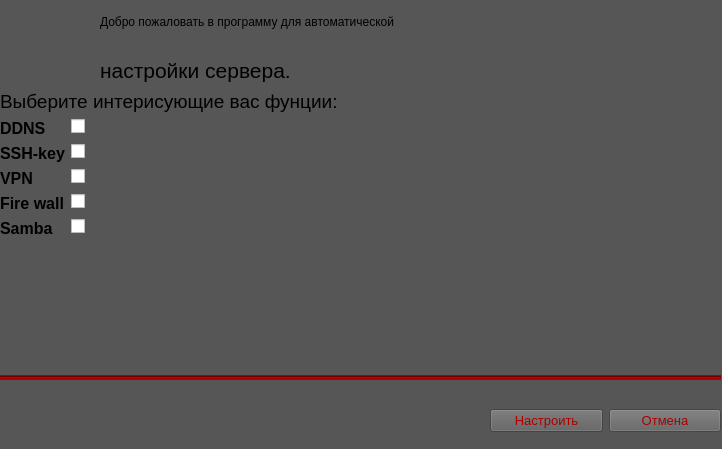
<?xml version="1.0" encoding="UTF-8"?>
<ui version="4.0">
 <class>MainWindow</class>
 <widget class="QMainWindow" name="MainWindow">
  <property name="geometry">
   <rect>
    <x>0</x>
    <y>0</y>
    <width>722</width>
    <height>449</height>
   </rect>
  </property>
  <property name="windowTitle">
   <string>MainWindow</string>
  </property>
  <widget class="QWidget" name="centralwidget">
   <widget class="QWidget" name="verticalLayoutWidget">
    <property name="geometry">
     <rect>
      <x>100</x>
      <y>0</y>
      <width>713</width>
      <height>91</height>
     </rect>
    </property>
    <layout class="QVBoxLayout" name="verticalLayout">
     <item>
      <widget class="QLabel" name="label">
       <property name="styleSheet">
        <string notr="true">font: 16pt &quot;Tahoma&quot;;</string>
       </property>
       <property name="text">
        <string>Добро пожаловать в программу для автоматической</string>
       </property>
       <property name="textFormat">
        <enum>Qt::AutoText</enum>
       </property>
       <property name="openExternalLinks">
        <bool>false</bool>
       </property>
      </widget>
     </item>
     <item>
      <widget class="QLabel" name="label_8">
       <property name="font">
        <font>
         <family>Tahoma</family>
         <pointsize>16</pointsize>
        </font>
       </property>
       <property name="styleSheet">
        <string notr="true"/>
       </property>
       <property name="text">
        <string>настройки сервера.</string>
       </property>
      </widget>
     </item>
    </layout>
   </widget>
   <widget class="QWidget" name="horizontalLayoutWidget">
    <property name="geometry">
     <rect>
      <x>490</x>
      <y>390</y>
      <width>231</width>
      <height>61</height>
     </rect>
    </property>
    <layout class="QHBoxLayout" name="horizontalLayout">
     <item>
      <widget class="QPushButton" name="setting">
       <property name="font">
        <font>
         <family>Tahoma</family>
         <pointsize>10</pointsize>
        </font>
       </property>
       <property name="styleSheet">
        <string notr="true">background-color: rgb(95, 95, 95);
color: rgb(170, 0, 0);</string>
       </property>
       <property name="text">
        <string>Настроить</string>
       </property>
      </widget>
     </item>
     <item>
      <widget class="QPushButton" name="cancl">
       <property name="font">
        <font>
         <family>Tahoma</family>
         <pointsize>10</pointsize>
        </font>
       </property>
       <property name="styleSheet">
        <string notr="true">background-color: rgb(98, 98, 98);
color: rgb(170, 0, 0);</string>
       </property>
       <property name="text">
        <string>Отмена</string>
       </property>
      </widget>
     </item>
    </layout>
   </widget>
   <widget class="Line" name="line">
    <property name="enabled">
     <bool>true</bool>
    </property>
    <property name="geometry">
     <rect>
      <x>0</x>
      <y>375</y>
      <width>721</width>
      <height>5</height>
     </rect>
    </property>
    <property name="styleSheet">
     <string notr="true">color: rgb(170, 0, 0);
background-color: rgb(170, 0, 0);</string>
    </property>
    <property name="orientation">
     <enum>Qt::Horizontal</enum>
    </property>
   </widget>
   <widget class="QWidget" name="formLayoutWidget">
    <property name="geometry">
     <rect>
      <x>0</x>
      <y>90</y>
      <width>721</width>
      <height>291</height>
     </rect>
    </property>
    <layout class="QFormLayout" name="formLayout">
     <item row="0" column="0" colspan="2">
      <widget class="QLabel" name="txt">
       <property name="font">
        <font>
         <family>Tahoma</family>
         <pointsize>14</pointsize>
        </font>
       </property>
       <property name="text">
        <string>Выберите интерисующие вас фунции:</string>
       </property>
      </widget>
     </item>
     <item row="4" column="0">
      <widget class="QLabel" name="TD">
       <property name="enabled">
        <bool>true</bool>
       </property>
       <property name="font">
        <font>
         <family>Tahoma</family>
         <pointsize>12</pointsize>
         <weight>75</weight>
         <bold>true</bold>
        </font>
       </property>
       <property name="text">
        <string>DDNS</string>
       </property>
       <property name="textFormat">
        <enum>Qt::AutoText</enum>
       </property>
       <property name="alignment">
        <set>Qt::AlignLeading|Qt::AlignLeft|Qt::AlignVCenter</set>
       </property>
       <property name="wordWrap">
        <bool>false</bool>
       </property>
       <property name="margin">
        <number>0</number>
       </property>
      </widget>
     </item>
     <item row="4" column="1">
      <widget class="QCheckBox" name="DDNS">
       <property name="palette">
        <palette>
         <active>
          <colorrole role="Button">
           <brush brushstyle="SolidPattern">
            <color alpha="255">
             <red>170</red>
             <green>0</green>
             <blue>0</blue>
            </color>
           </brush>
          </colorrole>
          <colorrole role="Midlight">
           <brush brushstyle="SolidPattern">
            <color alpha="255">
             <red>170</red>
             <green>0</green>
             <blue>0</blue>
            </color>
           </brush>
          </colorrole>
          <colorrole role="Shadow">
           <brush brushstyle="SolidPattern">
            <color alpha="255">
             <red>170</red>
             <green>0</green>
             <blue>0</blue>
            </color>
           </brush>
          </colorrole>
         </active>
         <inactive>
          <colorrole role="Button">
           <brush brushstyle="SolidPattern">
            <color alpha="255">
             <red>170</red>
             <green>0</green>
             <blue>0</blue>
            </color>
           </brush>
          </colorrole>
          <colorrole role="Midlight">
           <brush brushstyle="SolidPattern">
            <color alpha="255">
             <red>170</red>
             <green>0</green>
             <blue>0</blue>
            </color>
           </brush>
          </colorrole>
          <colorrole role="Shadow">
           <brush brushstyle="SolidPattern">
            <color alpha="255">
             <red>170</red>
             <green>0</green>
             <blue>0</blue>
            </color>
           </brush>
          </colorrole>
         </inactive>
         <disabled>
          <colorrole role="Button">
           <brush brushstyle="SolidPattern">
            <color alpha="255">
             <red>170</red>
             <green>0</green>
             <blue>0</blue>
            </color>
           </brush>
          </colorrole>
          <colorrole role="Midlight">
           <brush brushstyle="SolidPattern">
            <color alpha="255">
             <red>170</red>
             <green>0</green>
             <blue>0</blue>
            </color>
           </brush>
          </colorrole>
          <colorrole role="Shadow">
           <brush brushstyle="SolidPattern">
            <color alpha="255">
             <red>170</red>
             <green>0</green>
             <blue>0</blue>
            </color>
           </brush>
          </colorrole>
         </disabled>
        </palette>
       </property>
       <property name="cursor">
        <cursorShape>PointingHandCursor</cursorShape>
       </property>
       <property name="styleSheet">
        <string notr="true"/>
       </property>
       <property name="text">
        <string/>
       </property>
       <property name="tristate">
        <bool>false</bool>
       </property>
      </widget>
     </item>
     <item row="5" column="0">
      <widget class="QLabel" name="TSSH">
       <property name="font">
        <font>
         <family>Tahoma</family>
         <pointsize>12</pointsize>
         <weight>75</weight>
         <bold>true</bold>
        </font>
       </property>
       <property name="text">
        <string>SSH-key</string>
       </property>
      </widget>
     </item>
     <item row="5" column="1">
      <widget class="QCheckBox" name="SSH">
       <property name="cursor">
        <cursorShape>PointingHandCursor</cursorShape>
       </property>
       <property name="text">
        <string/>
       </property>
      </widget>
     </item>
     <item row="6" column="0">
      <widget class="QLabel" name="TVPN">
       <property name="font">
        <font>
         <family>Tahoma</family>
         <pointsize>12</pointsize>
         <weight>75</weight>
         <bold>true</bold>
        </font>
       </property>
       <property name="text">
        <string>VPN</string>
       </property>
      </widget>
     </item>
     <item row="6" column="1">
      <widget class="QCheckBox" name="VPN">
       <property name="cursor">
        <cursorShape>PointingHandCursor</cursorShape>
       </property>
       <property name="text">
        <string/>
       </property>
      </widget>
     </item>
     <item row="7" column="0">
      <widget class="QLabel" name="Twall">
       <property name="font">
        <font>
         <family>Tahoma</family>
         <pointsize>12</pointsize>
         <weight>75</weight>
         <bold>true</bold>
        </font>
       </property>
       <property name="text">
        <string>Fire wall</string>
       </property>
      </widget>
     </item>
     <item row="7" column="1">
      <widget class="QCheckBox" name="FireWall">
       <property name="cursor">
        <cursorShape>PointingHandCursor</cursorShape>
       </property>
       <property name="text">
        <string/>
       </property>
      </widget>
     </item>
     <item row="8" column="0">
      <widget class="QLabel" name="TS">
       <property name="font">
        <font>
         <family>Tahoma</family>
         <pointsize>12</pointsize>
         <weight>75</weight>
         <bold>true</bold>
        </font>
       </property>
       <property name="text">
        <string>Samba</string>
       </property>
      </widget>
     </item>
     <item row="8" column="1">
      <widget class="QCheckBox" name="Samba">
       <property name="cursor">
        <cursorShape>PointingHandCursor</cursorShape>
       </property>
       <property name="text">
        <string/>
       </property>
      </widget>
     </item>
    </layout>
   </widget>
   <widget class="QLabel" name="label_9">
    <property name="geometry">
     <rect>
      <x>-4</x>
      <y>-18</y>
      <width>731</width>
      <height>471</height>
     </rect>
    </property>
    <property name="styleSheet">
     <string notr="true">
background-color: rgb(86, 86, 86);</string>
    </property>
    <property name="text">
     <string/>
    </property>
   </widget>
   <zorder>label_9</zorder>
   <zorder>verticalLayoutWidget</zorder>
   <zorder>horizontalLayoutWidget</zorder>
   <zorder>line</zorder>
   <zorder>formLayoutWidget</zorder>
  </widget>
 </widget>
 <resources/>
 <connections/>
</ui>
